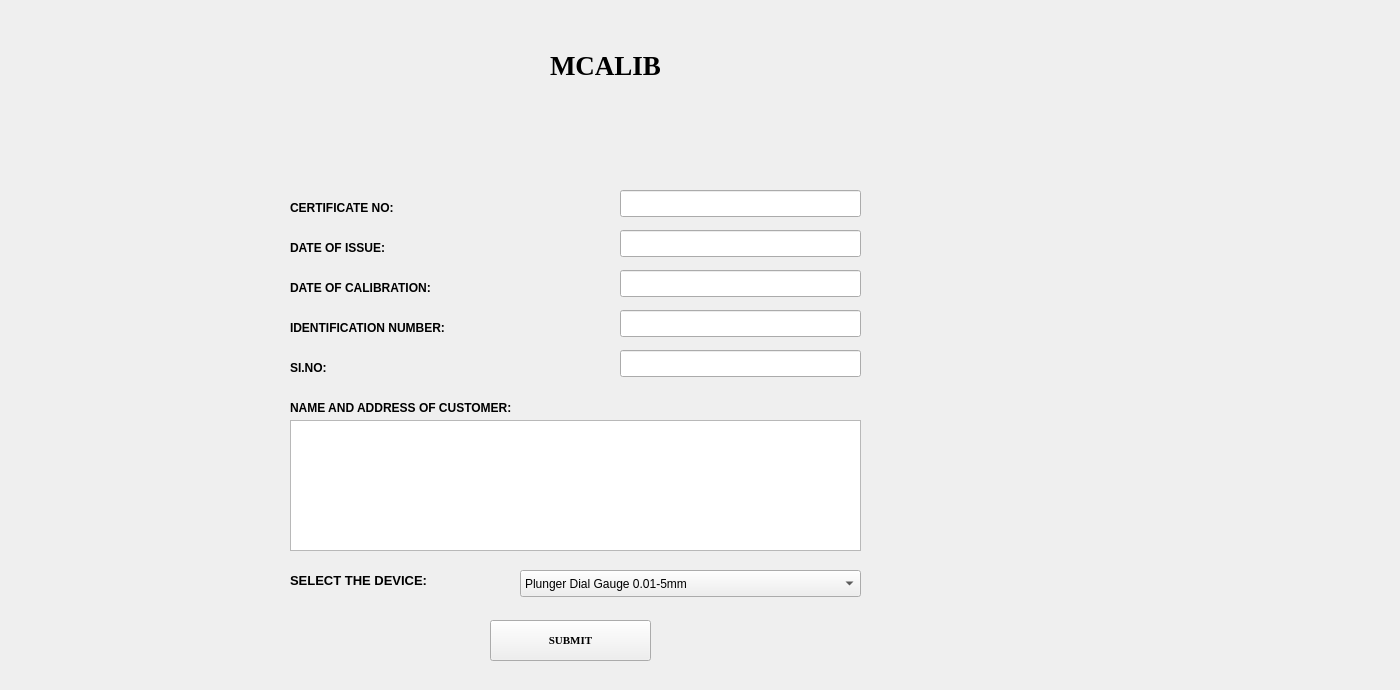
          <widget class="QWidget" name="scrollAreaWidgetContents">
           <property name="geometry">
            <rect>
             <x>0</x>
             <y>0</y>
             <width>1400</width>
             <height>690</height>
            </rect>
           </property>
           <widget class="QLineEdit" name="lineEdit_362">
            <property name="geometry">
             <rect>
              <x>620</x>
              <y>190</y>
              <width>241</width>
              <height>27</height>
             </rect>
            </property>
           </widget>
           <widget class="QComboBox" name="comboBox">
            <property name="geometry">
             <rect>
              <x>520</x>
              <y>570</y>
              <width>341</width>
              <height>27</height>
             </rect>
            </property>
            <property name="editable">
             <bool>false</bool>
            </property>
            <property name="currentIndex">
             <number>3</number>
            </property>
            <property name="maxVisibleItems">
             <number>32</number>
            </property>
            <item>
             <property name="text">
              <string> ----------------SELECT------------------</string>
             </property>
            </item>
            <item>
             <property name="text">
              <string>---------Plunger Dail Gauge ------------ </string>
             </property>
            </item>
            <item>
             <property name="text">
              <string>Plunger Dail Gauge 0.01-3mm</string>
             </property>
            </item>
            <item>
             <property name="text">
              <string>Plunger Dial Gauge 0.01-5mm</string>
             </property>
            </item>
            <item>
             <property name="text">
              <string>Plunger Dial Gauge 0.01-6mm</string>
             </property>
            </item>
            <item>
             <property name="text">
              <string>Plunger Dial Gauge 0.01-7mm</string>
             </property>
            </item>
            <item>
             <property name="text">
              <string>Plunger Dial Gauge 0.01-10mm</string>
             </property>
            </item>
            <item>
             <property name="text">
              <string>Plunger Dial Gauge 0.001-0.2mm-1 REV</string>
             </property>
            </item>
            <item>
             <property name="text">
              <string>Plunger Dial Gauge 0.001-1mm</string>
             </property>
            </item>
            <item>
             <property name="text">
              <string>Plunger Dial Gauge 0.001-1mm-10 REV</string>
             </property>
            </item>
            <item>
             <property name="text">
              <string>Plunger Dial Gauge 0.001-2mm-10 REV</string>
             </property>
            </item>
            <item>
             <property name="text">
              <string>Plunger Dial Gauge 0.001-5mm</string>
             </property>
            </item>
            <item>
             <property name="text">
              <string>Plunger Dial Gauge 0.005-3.5mm-7 REV</string>
             </property>
            </item>
            <item>
             <property name="text">
              <string>Comparator</string>
             </property>
            </item>
            <item>
             <property name="text">
              <string>Comparator-0.001</string>
             </property>
            </item>
            <item>
             <property name="text">
              <string>Comparator-with stnd</string>
             </property>
            </item>
            <item>
             <property name="text">
              <string>Plunger Dial Gauge 0.01-20mm</string>
             </property>
            </item>
            <item>
             <property name="text">
              <string>Plunger Dial Gauge 0.01-25mm</string>
             </property>
            </item>
            <item>
             <property name="text">
              <string>Plunger Dial Gauge 0.01-30mm</string>
             </property>
            </item>
            <item>
             <property name="text">
              <string>Plunger Dail Gauge 0.01-50mm</string>
             </property>
            </item>
            <item>
             <property name="text">
              <string>Plunger Dail Gauge 0.1-10mm</string>
             </property>
            </item>
            <item>
             <property name="text">
              <string>Plunger Dail Gauge 0.1-25mm</string>
             </property>
            </item>
            <item>
             <property name="text">
              <string>Plunger Dail Gauge 0.01-2mm</string>
             </property>
            </item>
            <item>
             <property name="text">
              <string>Plunger Dail Gauge 0.001&quot;-0.50&quot;</string>
             </property>
            </item>
            <item>
             <property name="text">
              <string>--------- LEVER DAIL  GAUGE  -----------</string>
             </property>
            </item>
            <item>
             <property name="text">
              <string>Lever Dial Gauge 0.01-0.5mm</string>
             </property>
            </item>
            <item>
             <property name="text">
              <string>Lever Dial Gauge 0.01-0.5mm-1</string>
             </property>
            </item>
            <item>
             <property name="text">
              <string>Lever Dial Gauge 0.01-0.8mm</string>
             </property>
            </item>
            <item>
             <property name="text">
              <string>Lever Dial Gauge 0.01-1.0mm</string>
             </property>
            </item>
            <item>
             <property name="text">
              <string>Lever Dial Gauge 0.01 - 1.6mm</string>
             </property>
            </item>
            <item>
             <property name="text">
              <string>Lever Dial Gauge 0.001-0.14mm</string>
             </property>
            </item>
            <item>
             <property name="text">
              <string>Lever Dial Gauge 0.002-0.2mm</string>
             </property>
            </item>
            <item>
             <property name="text">
              <string>Lever Dial Gauge 0.002-0.4mm</string>
             </property>
            </item>
            <item>
             <property name="text">
              <string>Lever Dial Gauge 0.0001-0.008 inch</string>
             </property>
            </item>
            <item>
             <property name="text">
              <string>-------BORE GAUGE ----------</string>
             </property>
            </item>
            <item>
             <property name="text">
              <string>Bore Gauge 6-10mm</string>
             </property>
            </item>
            <item>
             <property name="text">
              <string>Bore Gauge 10-18.5mm</string>
             </property>
            </item>
            <item>
             <property name="text">
              <string>Bore Gauge 18-600mm</string>
             </property>
            </item>
           </widget>
           <widget class="QLineEdit" name="lineEdit_5">
            <property name="geometry">
             <rect>
              <x>620</x>
              <y>350</y>
              <width>241</width>
              <height>27</height>
             </rect>
            </property>
           </widget>
           <widget class="QLineEdit" name="lineEdit_4">
            <property name="geometry">
             <rect>
              <x>620</x>
              <y>310</y>
              <width>241</width>
              <height>27</height>
             </rect>
            </property>
           </widget>
           <widget class="QLineEdit" name="lineEdit_2">
            <property name="geometry">
             <rect>
              <x>620</x>
              <y>230</y>
              <width>241</width>
              <height>27</height>
             </rect>
            </property>
           </widget>
           <widget class="QLabel" name="label_38">
            <property name="geometry">
             <rect>
              <x>290</x>
              <y>360</y>
              <width>54</width>
              <height>17</height>
             </rect>
            </property>
            <property name="text">
             <string>&lt;B&gt;SI.NO:</string>
            </property>
           </widget>
           <widget class="QLabel" name="label">
            <property name="geometry">
             <rect>
              <x>550</x>
              <y>40</y>
              <width>221</width>
              <height>51</height>
             </rect>
            </property>
            <property name="font">
             <font>
              <family>Georgia</family>
              <pointsize>20</pointsize>
              <weight>75</weight>
              <bold>true</bold>
             </font>
            </property>
            <property name="text">
             <string>MCALIB </string>
            </property>
           </widget>
           <widget class="QLabel" name="label_40">
            <property name="geometry">
             <rect>
              <x>290</x>
              <y>570</y>
              <width>191</width>
              <height>21</height>
             </rect>
            </property>
            <property name="text">
             <string>&lt;html&gt;&lt;head/&gt;&lt;body&gt;&lt;p&gt;&lt;span style=&quot; font-size:10pt; font-weight:600;&quot;&gt;SELECT THE DEVICE:&lt;/span&gt;&lt;/p&gt;&lt;/body&gt;&lt;/html&gt;</string>
            </property>
           </widget>
           <widget class="QLabel" name="label_36">
            <property name="geometry">
             <rect>
              <x>290</x>
              <y>280</y>
              <width>271</width>
              <height>17</height>
             </rect>
            </property>
            <property name="text">
             <string>&lt;B&gt;DATE OF CALIBRATION:</string>
            </property>
           </widget>
           <widget class="QLabel" name="label_37">
            <property name="geometry">
             <rect>
              <x>290</x>
              <y>320</y>
              <width>291</width>
              <height>17</height>
             </rect>
            </property>
            <property name="text">
             <string>&lt;B&gt;IDENTIFICATION NUMBER:</string>
            </property>
           </widget>
           <widget class="QLabel" name="label_39">
            <property name="geometry">
             <rect>
              <x>290</x>
              <y>400</y>
              <width>391</width>
              <height>17</height>
             </rect>
            </property>
            <property name="text">
             <string>&lt;B&gt;NAME AND ADDRESS OF CUSTOMER:</string>
            </property>
           </widget>
           <widget class="QLabel" name="label_35">
            <property name="geometry">
             <rect>
              <x>290</x>
              <y>240</y>
              <width>221</width>
              <height>17</height>
             </rect>
            </property>
            <property name="text">
             <string>&lt;B&gt;DATE OF ISSUE:</string>
            </property>
           </widget>
           <widget class="QLineEdit" name="lineEdit_3">
            <property name="geometry">
             <rect>
              <x>620</x>
              <y>270</y>
              <width>241</width>
              <height>27</height>
             </rect>
            </property>
           </widget>
           <widget class="QLabel" name="label_677">
            <property name="geometry">
             <rect>
              <x>290</x>
              <y>200</y>
              <width>221</width>
              <height>17</height>
             </rect>
            </property>
            <property name="text">
             <string>&lt;B&gt;CERTIFICATE NO:
</string>
            </property>
           </widget>
           <widget class="QLabel" name="label_2">
            <property name="geometry">
             <rect>
              <x>40</x>
              <y>30</y>
              <width>151</width>
              <height>61</height>
             </rect>
            </property>
            <property name="text">
             <string/>
            </property>
            <property name="pixmap">
             <pixmap resource="image.qrc">:/new/prefix1/metric12.png</pixmap>
            </property>
           </widget>
           <widget class="QPushButton" name="pushButton">
            <property name="geometry">
             <rect>
              <x>490</x>
              <y>620</y>
              <width>161</width>
              <height>41</height>
             </rect>
            </property>
            <property name="font">
             <font>
              <family>Times New Roman</family>
              <pointsize>8</pointsize>
              <weight>75</weight>
              <bold>true</bold>
             </font>
            </property>
            <property name="text">
             <string>SUBMIT</string>
            </property>
           </widget>
           <widget class="QTextEdit" name="textEdit">
            <property name="geometry">
             <rect>
              <x>290</x>
              <y>420</y>
              <width>571</width>
              <height>131</height>
             </rect>
            </property>
           </widget>
          </widget>
